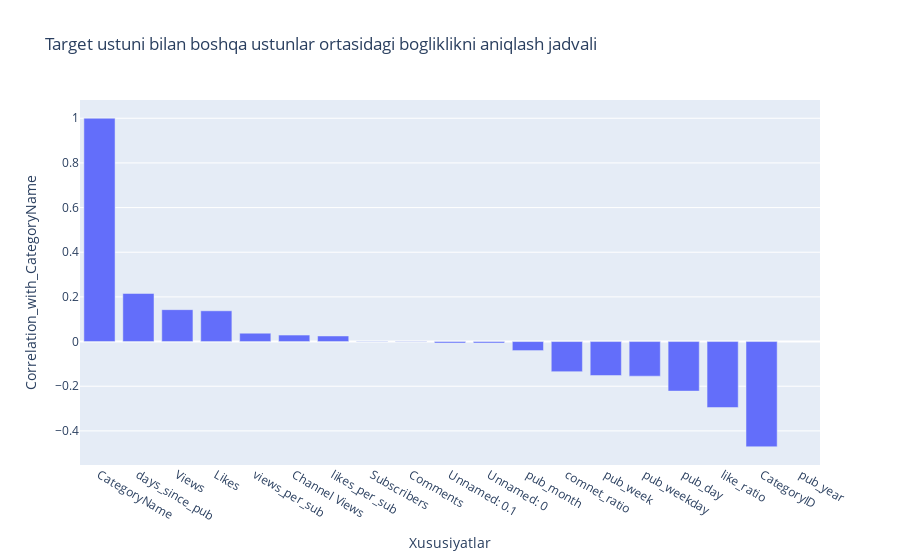

Notebook code cell kept with this figure:
### Markdown cell above
# Feture Selectionda 3 ta turi mavjud 
# 1) Filtering 
# 2) Wrapper 
# 3) Embedded

### Code cell
import pandas as pd 
import plotly.express as px 

numeric_cols = df.select_dtypes(include=["float64", "int64"]).columns 
corr_matrix = df[numeric_cols].corr()
CategoryName_corr = corr_matrix[['CategoryName']].sort_values(by='CategoryName', ascending=False)

heatmap_data = CategoryName_corr.reset_index()
heatmap_data.columns = ["Feature", "Correlation_with_CategoryName"]

fig = px.bar(
    heatmap_data,
    x = "Feature",
    y = "Correlation_with_CategoryName",
    title="Target ustuni bilan boshqa ustunlar ortasidagi bogliklikni aniqlash jadvali",
    labels={"correlation_with_CategoryName": "Korrelyatsiya qiymati", "Feature": "Xususiyatlar"}
)

fig.show()

### Figure 1 — Plotly figure (JSON) as saved in the notebook; plotly's stock layout.template omitted (floating-point values rounded to 4 significant figures)
{"data": [{"hovertemplate": "Xususiyatlar=%{x}<br>Correlation_with_CategoryName=%{y}<extra></extra>", "legendgroup": "", "marker": {"color": "#636efa", "pattern": {"shape": ""}}, "name": "", "orientation": "v", "showlegend": false, "textposition": "auto", "type": "bar", "x": ["CategoryName", "days_since_pub", "Views", "Likes", "views_per_sub", "Channel Views", "likes_per_sub", "Subscribers", "Comments", "Unnamed: 0.1", "Unnamed: 0", "pub_month", "comnet_ratio", "pub_week", "pub_weekday", "pub_day", "like_ratio", "CategoryID", "pub_year"], "xaxis": "x", "y": [1.0, 0.2153, 0.1428, 0.1377, 0.03728, 0.0292, 0.02498, 0.001479, -0.001524, -0.006378, -0.006378, -0.04035, -0.135, -0.1521, -0.155, -0.222, -0.2954, -0.4711, NaN], "yaxis": "y"}], "layout": {"barmode": "relative", "legend": {"tracegroupgap": 0}, "title": {"text": "Target ustuni bilan boshqa ustunlar ortasidagi bogliklikni aniqlash jadvali"}, "xaxis": {"anchor": "y", "domain": [0, 1], "title": {"text": "Xususiyatlar"}}, "yaxis": {"anchor": "x", "domain": [0, 1], "title": {"text": "Correlation_with_CategoryName"}}}}
